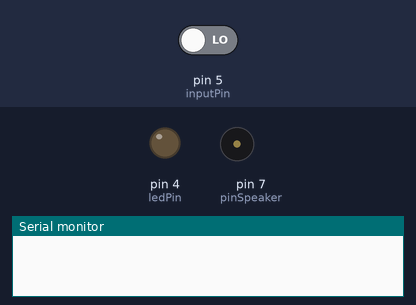
The sketch below on a simulated Arduino Uno, built with avr-gcc and run on an emulated ATmega328P. Parts: output pins drawn as LEDs (lit = HIGH), buzzer (waves = sounding), the last lines printed to the serial monitor. Inputs (shaded band) come from the test bench; at power-on: pin 5 (inputPin) LOW.

Above: at 1.4 s.
1.5 s: pin 5 (inputPin) driven HIGH
At 2.14 s:
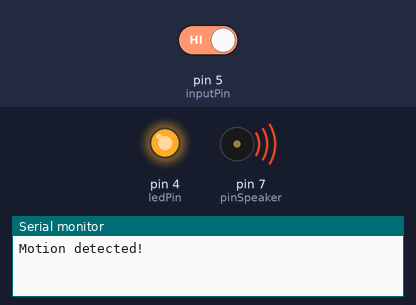
4.5 s: pin 5 (inputPin) driven LOW
At 4.59 s:
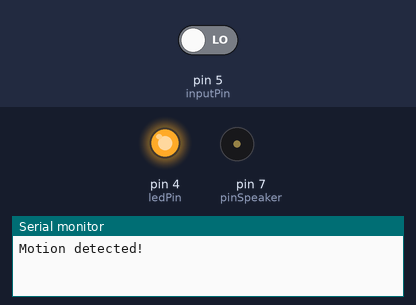
Timing chart, 0 to 7.5 s (numbered marks = the images above; inputs shaded):
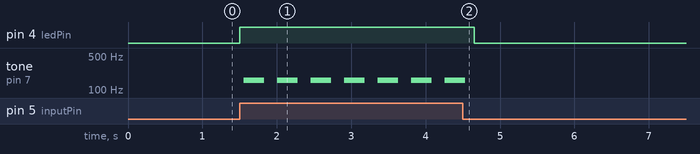

The sketch:

pir_ka_code.ino
```cpp
int ledPin = 4;                // choose the pin for the LED
int inputPin =5;               // choose the input pin (for PIR sensor)
int pirState = LOW;             // we start, assuming no motion detected
int val = 0;                    // variable for reading the pin status
int pinSpeaker = 7;           //Set up a speaker on a PWM pin (digital 9, 10, or 11)

void setup() {
  pinMode(ledPin, OUTPUT);      // declare LED as output
  pinMode(inputPin, INPUT);     // declare sensor as input
  pinMode(pinSpeaker, OUTPUT);
  Serial.begin(9600);
}

void loop(){
  val = digitalRead(inputPin);  // read input value
  if (val == HIGH) {            // check if the input is HIGH
    digitalWrite(ledPin, HIGH);  // turn LED ON
    playTone(300, 160);
    delay(150);


    if (pirState == LOW) {
      // we have just turned on
      Serial.println("Motion detected!");
      // We only want to print on the output change, not state
      pirState = HIGH;
    }
  } else {
      digitalWrite(ledPin, LOW); // turn LED OFF
      playTone(0, 0);
      delay(300);
      if (pirState == HIGH){
      // we have just turned of
      Serial.println("Motion ended!");
      // We only want to print on the output change, not state
      pirState = LOW;
    }
  }
}
// duration in mSecs, frequency in hertz
void playTone(long duration, int freq) {
    duration *= 1000;
    int period = (1.0 / freq) * 1000000;
    long elapsed_time = 0;
    while (elapsed_time < duration) {
        digitalWrite(pinSpeaker,HIGH);
        delayMicroseconds(period / 2);
        digitalWrite(pinSpeaker, LOW);
        delayMicroseconds(period / 2);
        elapsed_time += (period);
    }
}
```

Measured:
- after the input at 1.5 s, pin 4 (ledPin): LOW → HIGH at once; tone on pin 7 (pinSpeaker): alternates 160 Hz for 0.28 s and silent for 0.17 s, starting after 0.05 s
- after the input at 4.5 s, pin 4 (ledPin): HIGH → LOW after 0.15 s; tone on pin 7 (pinSpeaker): goes on until 4.5 s, then stays silent
